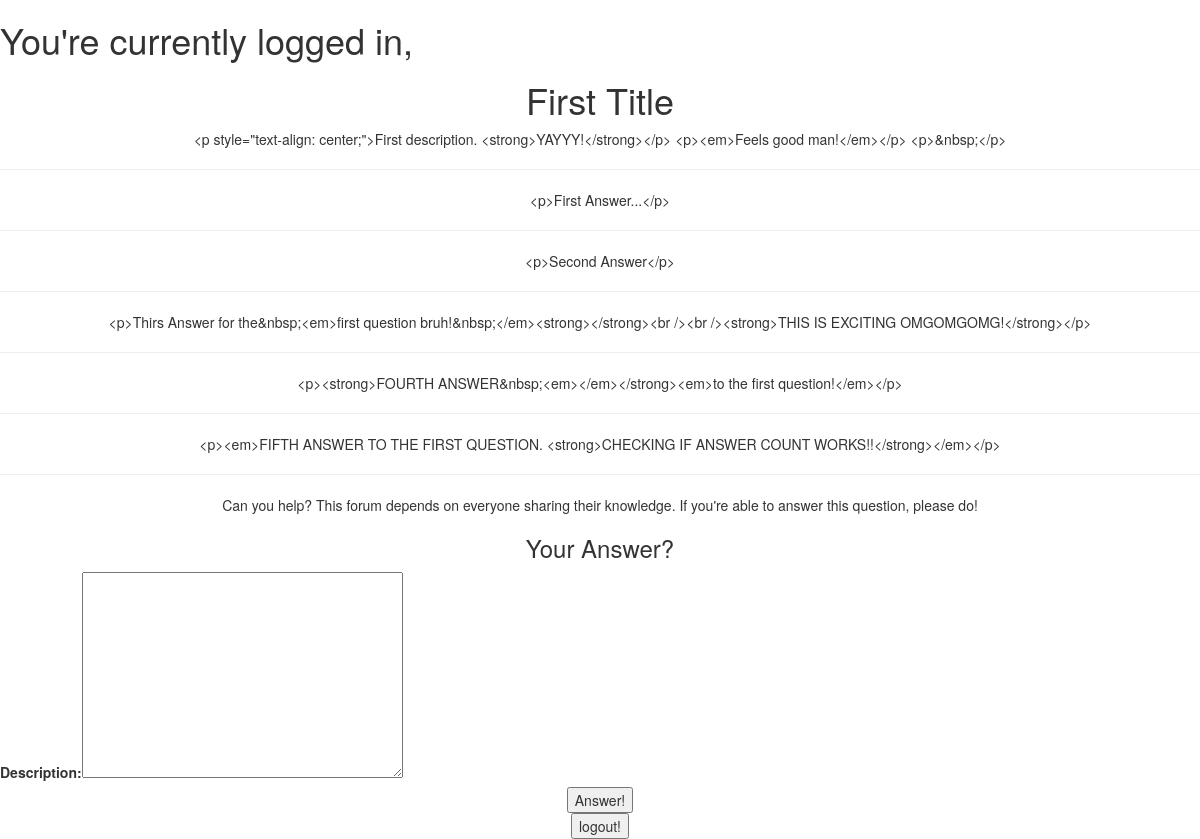
/thread/1/, run on the app's committed database.
### ask/models.py (models this page shows, shortened)
class question(models.Model):
    title = models.CharField(max_length=100)
    description = models.TextField()
    answers = models.IntegerField(default = 0)

### threads/models.py (models this page shows)
class answer(models.Model):
    question = models.ForeignKey(question)
    description = models.TextField()
    def __str__(self):
        return (self.description)

### threads/views.py (the view)
# urls.py: url(r'^thread/', include('threads.urls')),
def thread(request, thread_id):
    try:
        thread_id = int(thread_id)
    except ValueError:
        raise Http404()
    username = request.user.username
    question_requested = question.objects.get(id=thread_id)
    unsubmitted_answer = answer_form()
    question_id = question_requested.pk
    all_answers = answer.objects.filter(question=thread_id)
    return render(request,
                  'thread_templates/thread.html',
                  {'question': question_requested,
                   'username': username,
                   'form': unsubmitted_answer,
                   'all_answers': all_answers})

### threads/forms.py
class answer_form(forms.ModelForm):
    class Meta:
        model = answer
        fields = ('description',)

### threads/templates/thread_templates/thread.html
{% extends 'thread_templates/base.html' %}
{% load bleach_tags %}
{% block question %}
<center><h1>{{ question.title }}</h1></center>
<center><p>{{ question.description|bleach }}</p></center>
 {% endblock %}

### threads/templates/thread_templates/base.html (shortened to what this page needs)
<!DOCTYPE html>
<html lang="en">
<head>
  {% load staticfiles %}
  <link href="{% static 'css/bootstrap.min.css' %}" rel="stylesheet">
</head>
<body>
  <h1>You're currently logged in, {{username}}</h1>
  {% block question %}
  {% endblock %}
  <hr>
  {% block discussion %}
  {% load bleach_tags %}
    {% for x in all_answers %}
    <center><p>{{ x|bleach }}</p></center>
    <hr>
    {% endfor %}
  <center><p>Can you help? This forum depends on everyone sharing their
    knowledge. If you're able to answer this question, please do!</p></center>
  <center><h3>Your Answer?</h3></center>
    <form action="answer/" method="post">
      {{ form }}
      <center><input type="submit" value="Answer!"></center>
    </form>
    {% endblock %}
    <form method="post" action="/logout/">
      <center><input type="submit" value="logout!" /></center>
    </form>
  </body>
  </html>

### data on the page
question: title "First Title", description|bleach "<p style=\"text-align: center;\">First description. <strong>YAYYY!</strong></p> <p><em>Feels good man!</em></p> <p>&nbsp;</p>"
answer: description "<p>First Answer...</p>"
answer: description "<p>Second Answer</p>"
answer: description "<p>Thirs Answer for the&nbsp;<em>first question bruh!&nbsp;</em><strong></strong><br /><br /><strong>THIS IS EXCITING OMGOMGOMG!</strong></p>"
answer: description "<p><strong>FOURTH ANSWER&nbsp;<em></em></strong><em>to the first question!</em></p>"
answer: description "<p><em>FIFTH ANSWER TO THE FIRST QUESTION. <strong>CHECKING IF ANSWER COUNT WORKS!!</strong></em></p>"
